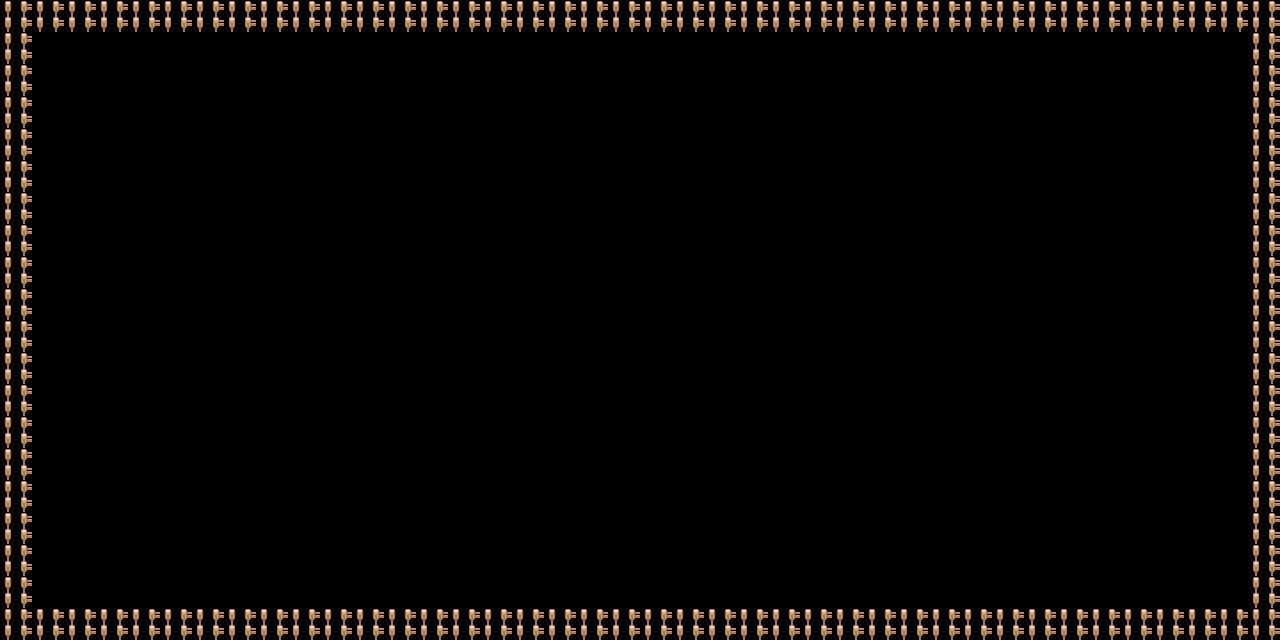

The image is a tile-based game level rendered from a .tmx file. Its description and complete source (layers, tilesets, objects, tile grids) follow:
An orthogonal 40x20 tile map with 32x32 px tiles, 1 tile layer (Tile Layer 1).

<map version="1.9" tiledversion="1.9.2" orientation="orthogonal" renderorder="right-down" width="40" height="20" tilewidth="32" tileheight="32" infinite="0" nextlayerid="2" nextobjectid="1">
 <tileset firstgid="1" source="fence.tsx" />
 <layer id="1" name="Tile Layer 1" width="40" height="20">
  <data encoding="csv">
1,1,1,1,1,1,1,1,1,1,1,1,1,1,1,1,1,1,1,1,1,1,1,1,1,1,1,1,1,1,1,1,1,1,1,1,1,1,1,1,
1,0,0,0,0,0,0,0,0,0,0,0,0,0,0,0,0,0,0,0,0,0,0,0,0,0,0,0,0,0,0,0,0,0,0,0,0,0,0,1,
1,0,0,0,0,0,0,0,0,0,0,0,0,0,0,0,0,0,0,0,0,0,0,0,0,0,0,0,0,0,0,0,0,0,0,0,0,0,0,1,
1,0,0,0,0,0,0,0,0,0,0,0,0,0,0,0,0,0,0,0,0,0,0,0,0,0,0,0,0,0,0,0,0,0,0,0,0,0,0,1,
1,0,0,0,0,0,0,0,0,0,0,0,0,0,0,0,0,0,0,0,0,0,0,0,0,0,0,0,0,0,0,0,0,0,0,0,0,0,0,1,
1,0,0,0,0,0,0,0,0,0,0,0,0,0,0,0,0,0,0,0,0,0,0,0,0,0,0,0,0,0,0,0,0,0,0,0,0,0,0,1,
1,0,0,0,0,0,0,0,0,0,0,0,0,0,0,0,0,0,0,0,0,0,0,0,0,0,0,0,0,0,0,0,0,0,0,0,0,0,0,1,
1,0,0,0,0,0,0,0,0,0,0,0,0,0,0,0,0,0,0,0,0,0,0,0,0,0,0,0,0,0,0,0,0,0,0,0,0,0,0,1,
1,0,0,0,0,0,0,0,0,0,0,0,0,0,0,0,0,0,0,0,0,0,0,0,0,0,0,0,0,0,0,0,0,0,0,0,0,0,0,1,
1,0,0,0,0,0,0,0,0,0,0,0,0,0,0,0,0,0,0,0,0,0,0,0,0,0,0,0,0,0,0,0,0,0,0,0,0,0,0,1,
1,0,0,0,0,0,0,0,0,0,0,0,0,0,0,0,0,0,0,0,0,0,0,0,0,0,0,0,0,0,0,0,0,0,0,0,0,0,0,1,
1,0,0,0,0,0,0,0,0,0,0,0,0,0,0,0,0,0,0,0,0,0,0,0,0,0,0,0,0,0,0,0,0,0,0,0,0,0,0,1,
1,0,0,0,0,0,0,0,0,0,0,0,0,0,0,0,0,0,0,0,0,0,0,0,0,0,0,0,0,0,0,0,0,0,0,0,0,0,0,1,
1,0,0,0,0,0,0,0,0,0,0,0,0,0,0,0,0,0,0,0,0,0,0,0,0,0,0,0,0,0,0,0,0,0,0,0,0,0,0,1,
1,0,0,0,0,0,0,0,0,0,0,0,0,0,0,0,0,0,0,0,0,0,0,0,0,0,0,0,0,0,0,0,0,0,0,0,0,0,0,1,
1,0,0,0,0,0,0,0,0,0,0,0,0,0,0,0,0,0,0,0,0,0,0,0,0,0,0,0,0,0,0,0,0,0,0,0,0,0,0,1,
1,0,0,0,0,0,0,0,0,0,0,0,0,0,0,0,0,0,0,0,0,0,0,0,0,0,0,0,0,0,0,0,0,0,0,0,0,0,0,1,
1,0,0,0,0,0,0,0,0,0,0,0,0,0,0,0,0,0,0,0,0,0,0,0,0,0,0,0,0,0,0,0,0,0,0,0,0,0,0,1,
1,0,0,0,0,0,0,0,0,0,0,0,0,0,0,0,0,0,0,0,0,0,0,0,0,0,0,0,0,0,0,0,0,0,0,0,0,0,0,1,
1,1,1,1,1,1,1,1,1,1,1,1,1,1,1,1,1,1,1,1,1,1,1,1,1,1,1,1,1,1,1,1,1,1,1,1,1,1,1,1
</data>
 </layer>
</map>
